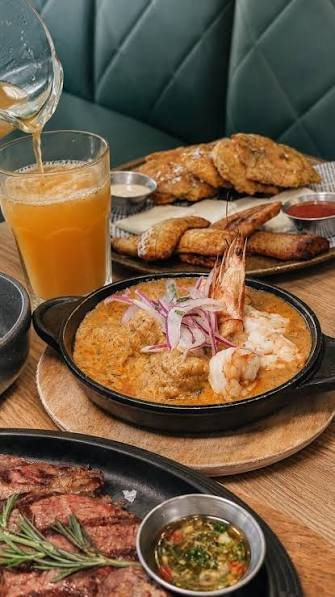
#> input picture assets/img/mariscos.jpg, 335 x 597 px, given in place of gal_card2_mockup.jpg, which was not available
$ python compare_ceviche.py
#> lines starting #> are read from the running program, lines starting #| are printed output that depends on the picture
from PIL import Image
import numpy as np

def diff(im1_path, im2_path):
#> called with im1_path = 'scratch/gal_card2_mockup.jpg', im2_path = 'assets/img/ceviche.jpg'
    im1 = Image.open(im1_path).convert('RGB').resize((100, 100))
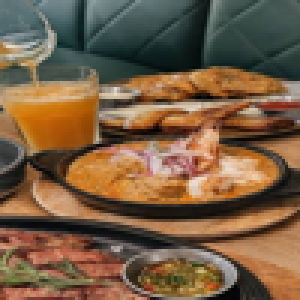
#> im1: PIL image 100x100 RGB (shown 3 times larger); mean R, G, B 119.2, 93.3, 67.5
    im2 = Image.open(im2_path).convert('RGB').resize((100, 100))
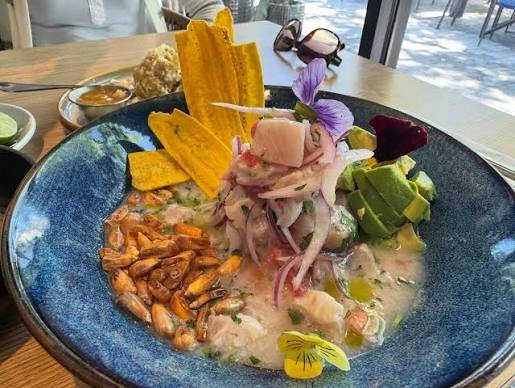
#> input picture assets/img/ceviche.jpg, 515 x 388 px, found by its file name
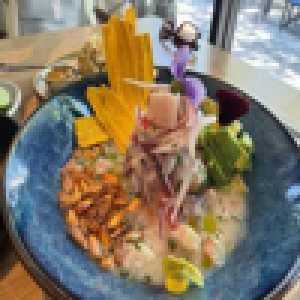
#> im2: PIL image 100x100 RGB (shown 3 times larger); mean R, G, B 133, 121.5, 102.8
    return np.mean(np.abs(np.array(im1, dtype=float) - np.array(im2, dtype=float)))

for p in [
    'assets/img/ceviche.jpg',
    'assets/img/food/dish-ceviche.jpg',
    'assets/img/pics from clients/Ceviche Mixto.jpeg',
    'assets/img/pics from clients/Ceviche mix.png',
    'assets/img/elnano client drive pics/DELICIOSOS CEVICHES/JPG/Ceviche mixto (1).jpg',
    'assets/img/elnano client drive pics/DELICIOSOS CEVICHES/JPG/Ceviche gambas.jpg'
]:
    print(p, ":", diff('scratch/gal_card2_mockup.jpg', p))
#> pass 2 of the loop `for p in [`:
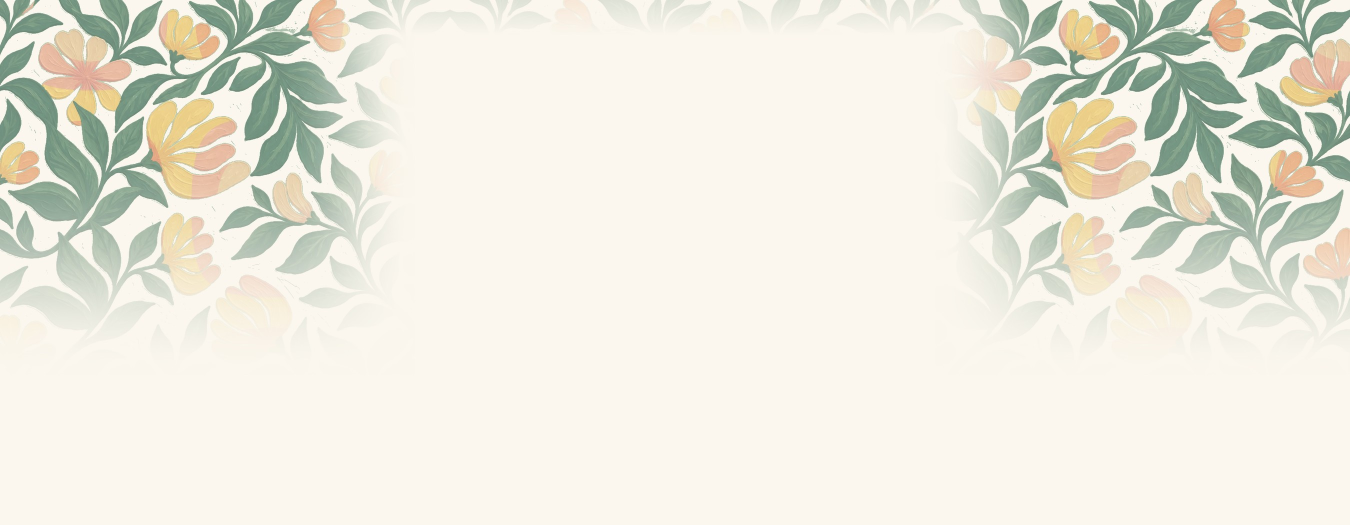
#> input picture assets/img/menu-floral-wallpaper.jpg, 2700 x 1050 px, given in place of dish-ceviche.jpg, which was not available (shown at 1/2 size)
#> in diff (call 2), `im2 = Image.open(im2_path).convert('RGB').resize((100, 100))`:
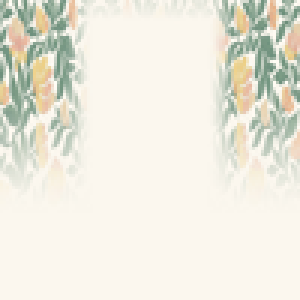
#> im2: PIL image 100x100 RGB (shown 3 times larger); mean R, G, B 235.9, 233.9, 221.8
#> pass 3 of the loop `for p in [`:
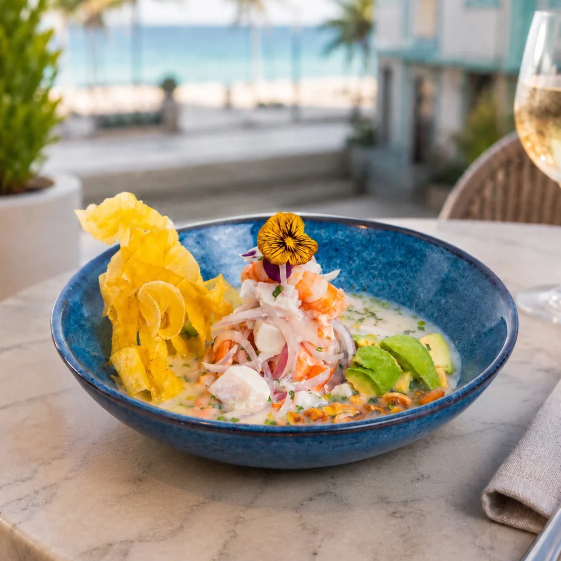
#> input picture assets/img/pics from clients/Ceviche Mixto.webp, 1122 x 1122 px, given in place of Ceviche Mixto.jpeg, which was not available (shown at 1/2 size)
#> in diff (call 3), `im2 = Image.open(im2_path).convert('RGB').resize((100, 100))`:
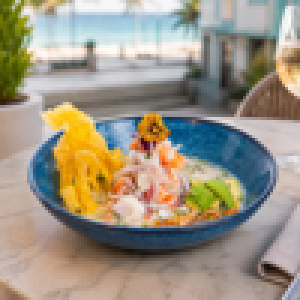
#> im2: PIL image 100x100 RGB (shown 3 times larger); mean R, G, B 156.9, 148.3, 131.3
#> the loop made 6 passes; the first 3 are shown
